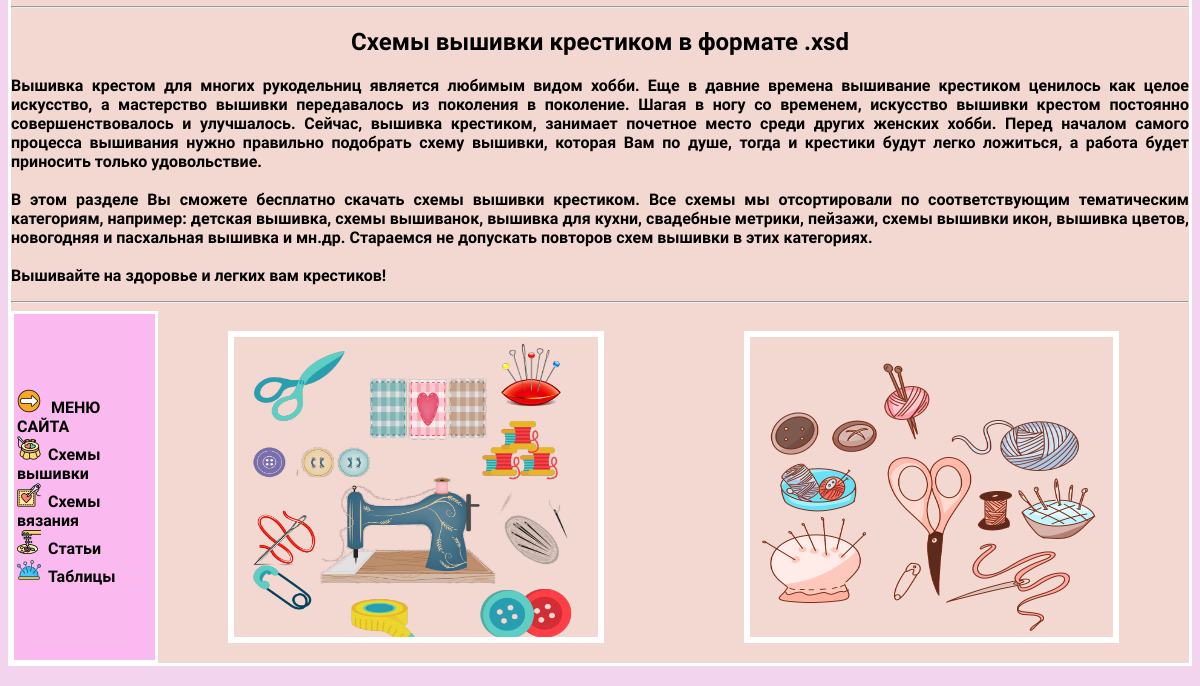
The page /shemi_vishivki/ (lower part) on the database as committed earlier.
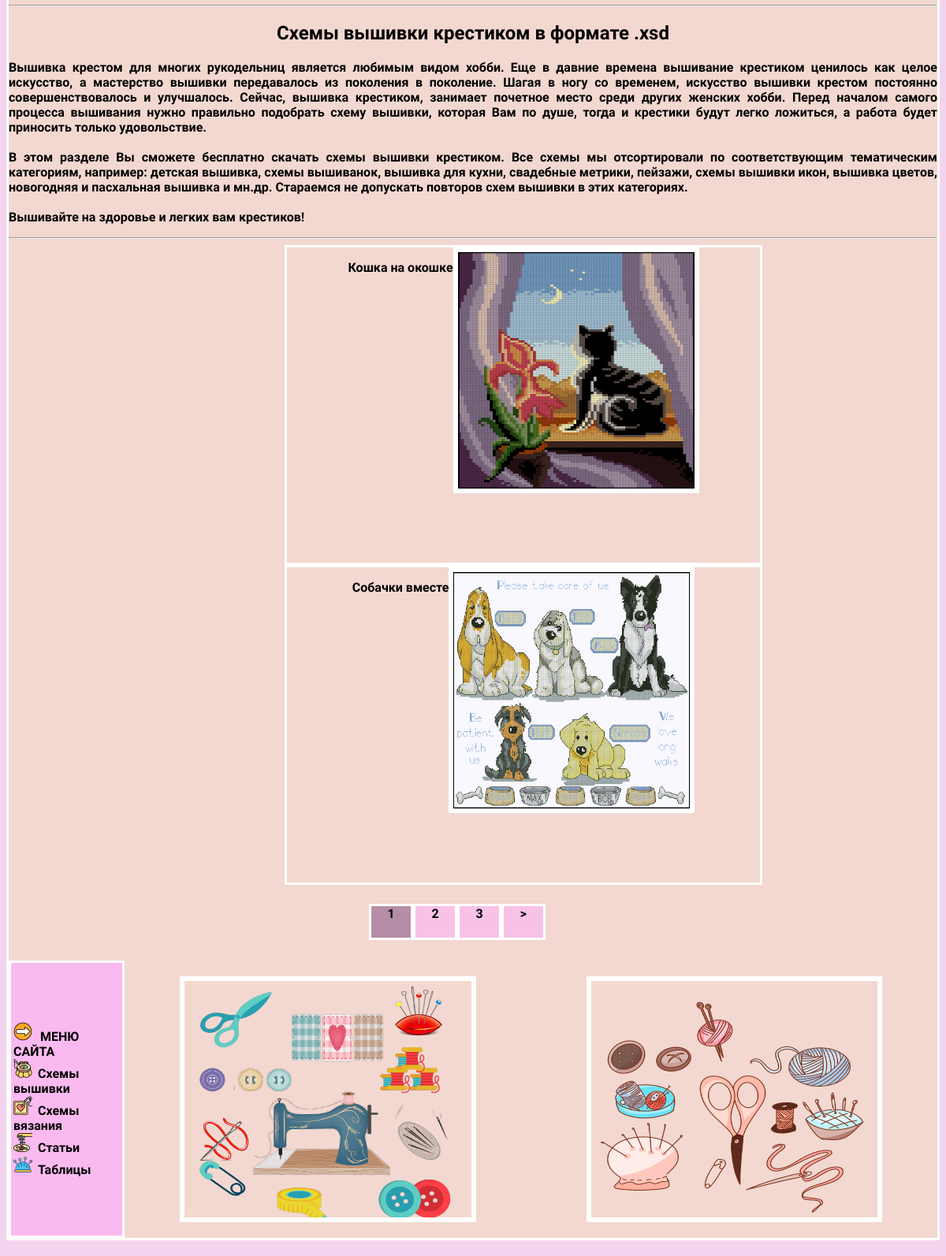
The same page on the database as committed later.
### main_project/models.py (models this page shows, shortened)
class Product(models.Model):
    name = models.CharField(max_length=256, verbose_name='Название')
    image = models.ImageField(upload_to='products_images/', blank=True, verbose_name='Изображение')
    description = models.TextField(blank=True, verbose_name='Описание')
    category = models.ForeignKey(ProductCategory, on_delete=models.CASCADE,
                                 verbose_name='Категория')  # привязать категорию к продукту
    class Meta:
        verbose_name = "Схемы вышивки"
        verbose_name_plural = "Схемы вышивки"

### main_project/views.py (the view)
# urls.py: path('shemi_vishivki/', views.shemi_vishivki, name='shemi_vishivki'),
def shemi_vishivki(request):
    search_query = ''
    if request.GET.get('search_query'):
        search_query = request.GET.get('search_query')
    prof = Product.objects.filter(name__icontains=search_query)
    page = request.GET.get('page')
    results = 2
    paginator = Paginator(prof, results)
    try:
        prof = paginator.page(page)
    except PageNotAnInteger:
        page = 1
        prof = paginator.page(page)
    except EmptyPage:
        page = paginator.num_pages
        prof = paginator.page(page)
    context = {
        'categories': ProductCategory.objects.all(),
        'products': prof,
        'search_query': search_query,
        'paginator': paginator,
    }
    return render(request, 'main_project/shemi_vishivki.html', context)

### main_project/templates/main_project/shemi_vishivki.html (shortened to what this page needs)
{% extends 'main_project/base.html' %}
{% load static %}
{% block content %}
<hr>
<h2 class="title">Схемы вышивки крестиком в формате .xsd </h2>
<p class="text">Вышивка крестом для многих рукодельниц является любимым видом хобби. Еще в давние времена вышивание
    крестиком
    ценилось как целое искусство, а мастерство вышивки передавалось из поколения в поколение. Шагая в ногу со временем,
    искусство вышивки крестом постоянно совершенствовалось и улучшалось. Сейчас, вышивка крестиком, занимает почетное
    место среди других женских хобби. Перед началом самого процесса вышивания нужно правильно подобрать схему вышивки,
    которая Вам по душе, тогда и крестики будут легко ложиться, а работа будет приносить только удовольствие. <br><br>
    В этом разделе Вы сможете бесплатно скачать схемы вышивки крестиком. Все схемы мы
    отсортировали по соответствующим тематическим категориям, например: детская вышивка, схемы вышиванок, вышивка для
    кухни, свадебные метрики, пейзажи, схемы вышивки икон, вышивка цветов, новогодняя и пасхальная вышивка и мн.др.
    Стараемся не допускать повторов схем вышивки в этих категориях. <br><br>
    Вышивайте на здоровье и легких вам крестиков!</p>
<hr>
{% for product in products %}
<div class="shem">
    <p class="text1">{{ product.name }}</p><br>
    <a href="{% url 'project' product.id %}"><img src="{{ product.image.url }}" alt="" class="img_shem"></a><br>
</div>
{% endfor %}
{% include 'main_project/pagination.html' with queryset=products %}
{% endblock %}

Rows that differ between the two databases and show on the page:
added Product: name "Кошка на окошке", image (picture)
added Product: name "Собачки вместе", image (picture)
Other text that changed with them:
new list line: "1"
new list line: "2"
new list line: "3"
